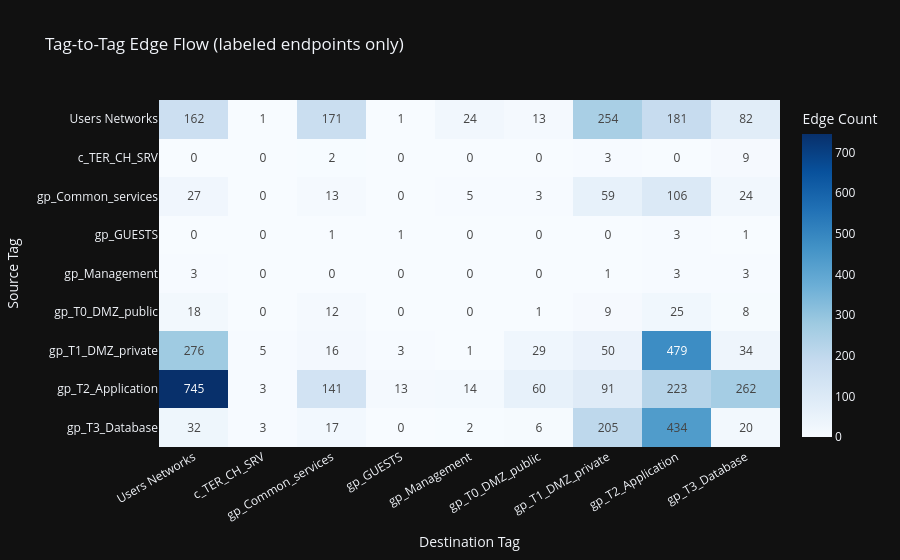

Notebook code cell kept with this figure:
### Markdown cell above
### 1.5 Tag Homophily — Do Connected Objects Share Tags?

### Code cell
tag_map = tags.set_index('obj_id')['tag']

# Keep only edges where both endpoints are labeled
labeled_edges = rules.copy()
labeled_edges['src_tag'] = labeled_edges['src_obj_id'].map(tag_map)
labeled_edges['dst_tag'] = labeled_edges['dst_obj_id'].map(tag_map)
both_labeled  = labeled_edges.dropna(subset=['src_tag', 'dst_tag'])

same_tag_rate = (both_labeled['src_tag'] == both_labeled['dst_tag']).mean()
print(f"Edges where both endpoints are labeled : {len(both_labeled)}")
print(f"Of those, same-tag rate                : {same_tag_rate:.1%}")

# Tag-to-tag flow heatmap
flow = both_labeled.groupby(['src_tag', 'dst_tag']).size().unstack(fill_value=0)
fig = px.imshow(
    flow,
    text_auto=True,
    color_continuous_scale='Blues',
    title='Tag-to-Tag Edge Flow (labeled endpoints only)',
    labels=dict(x='Destination Tag', y='Source Tag', color='Edge Count'),
    aspect='auto',
)
fig.update_layout(xaxis_tickangle=-30)
fig.show()

### Figure 1 — Plotly figure (JSON) as saved in the notebook; plotly's stock layout.template omitted (floating-point values rounded to 4 significant figures)
{"data": [{"coloraxis": "coloraxis", "name": "0", "texttemplate": "%{z}", "x": ["Users Networks", "c_TER_CH_SRV", "gp_Common_services", "gp_GUESTS", "gp_Management", "gp_T0_DMZ_public", "gp_T1_DMZ_private", "gp_T2_Application", "gp_T3_Database"], "y": ["Users Networks", "c_TER_CH_SRV", "gp_Common_services", "gp_GUESTS", "gp_Management", "gp_T0_DMZ_public", "gp_T1_DMZ_private", "gp_T2_Application", "gp_T3_Database"], "z": [[162, 1, 171, 1, 24, 13, 254, 181, 82], [0, 0, 2, 0, 0, 0, 3, 0, 9], [27, 0, 13, 0, 5, 3, 59, 106, 24], [0, 0, 1, 1, 0, 0, 0, 3, 1], [3, 0, 0, 0, 0, 0, 1, 3, 3], [18, 0, 12, 0, 0, 1, 9, 25, 8], [276, 5, 16, 3, 1, 29, 50, 479, 34], [745, 3, 141, 13, 14, 60, 91, 223, 262], [32, 3, 17, 0, 2, 6, 205, 434, 20]], "type": "heatmap", "xaxis": "x", "yaxis": "y", "hovertemplate": "Destination Tag: %{x}<br>Source Tag: %{y}<br>Edge Count: %{z}<extra></extra>"}], "layout": {"xaxis": {"anchor": "y", "domain": [0.0, 1.0], "title": {"text": "Destination Tag"}, "tickangle": -30}, "yaxis": {"anchor": "x", "domain": [0.0, 1.0], "autorange": "reversed", "title": {"text": "Source Tag"}}, "coloraxis": {"colorbar": {"title": {"text": "Edge Count"}}, "colorscale": [[0.0, "rgb(247,251,255)"], [0.125, "rgb(222,235,247)"], [0.25, "rgb(198,219,239)"], [0.375, "rgb(158,202,225)"], [0.5, "rgb(107,174,214)"], [0.625, "rgb(66,146,198)"], [0.75, "rgb(33,113,181)"], [0.875, "rgb(8,81,156)"], [1.0, "rgb(8,48,107)"]]}, "title": {"text": "Tag-to-Tag Edge Flow (labeled endpoints only)"}}}
